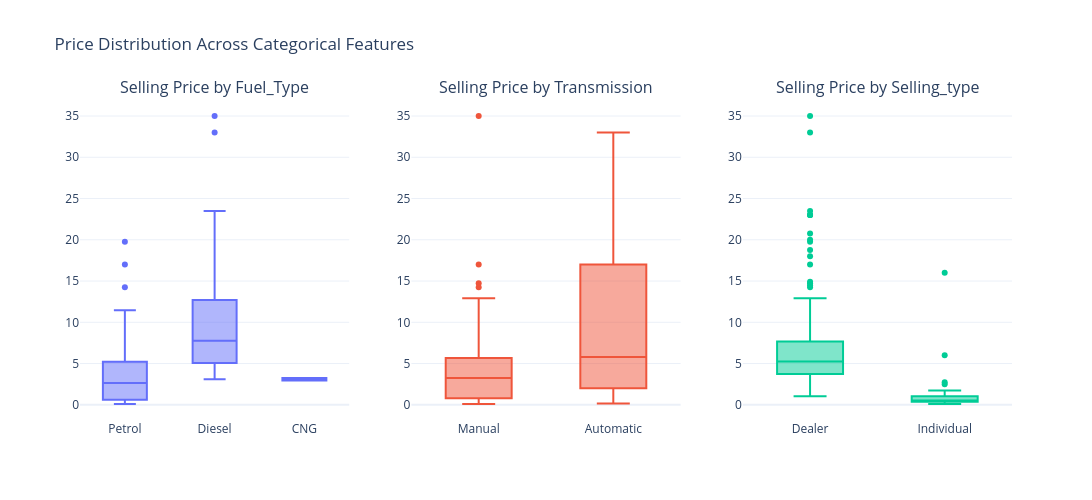

The notebook cell this image was saved under:
### Markdown cell above
### 3.2 Categorical Feature Analysis

### Code cell
cat_features = ['Fuel_Type', 'Transmission', 'Selling_type']

fig = make_subplots(
    rows=1,
    cols=3,
    subplot_titles=[f'Selling Price by {col}' for col in cat_features]
)

for i, col in enumerate(cat_features, start=1):
    order = df.groupby(col)['Selling_Price'].median().sort_values(ascending=False).index
    data = df.copy()
    data[col] = pd.Categorical(data[col], categories=order)
    fig.add_trace(
        go.Box(
            x=data[col],
            y=data['Selling_Price'],
            name=col,
            boxpoints='outliers',
            hovertemplate=f"{col}: %{{x}}<br>Selling Price: %{{y}} Lakhs<extra></extra>"
        ),
        row=1,
        col=i
    )

fig.update_layout(
    title='Price Distribution Across Categorical Features',
    template='plotly_white',
    showlegend=False,
    width=1400,
    height=500
)
fig.show()

### Figure 1 — Plotly figure (JSON) as saved in the notebook; plotly's stock layout.template omitted (floating-point values rounded to 4 significant figures; data arrays with more than 128 entries replaced by an {"elided": "..."} marker saying what was removed)
{"data": [{"boxpoints": "outliers", "hovertemplate": "Fuel_Type: %{x}<br>Selling Price: %{y} Lakhs<extra></extra>", "name": "Fuel_Type", "type": "box", "x": {"elided": "301 str values"}, "xaxis": "x", "y": {"elided": "301 float values"}, "yaxis": "y"}, {"boxpoints": "outliers", "hovertemplate": "Transmission: %{x}<br>Selling Price: %{y} Lakhs<extra></extra>", "name": "Transmission", "type": "box", "x": {"elided": "301 str values"}, "xaxis": "x2", "y": {"elided": "301 float values"}, "yaxis": "y2"}, {"boxpoints": "outliers", "hovertemplate": "Selling_type: %{x}<br>Selling Price: %{y} Lakhs<extra></extra>", "name": "Selling_type", "type": "box", "x": {"elided": "301 str values"}, "xaxis": "x3", "y": {"elided": "301 float values"}, "yaxis": "y3"}], "layout": {"annotations": [{"font": {"size": 16}, "showarrow": false, "text": "Selling Price by Fuel_Type", "x": 0.1444, "xanchor": "center", "xref": "paper", "y": 1, "yanchor": "bottom", "yref": "paper"}, {"font": {"size": 16}, "showarrow": false, "text": "Selling Price by Transmission", "x": 0.5, "xanchor": "center", "xref": "paper", "y": 1, "yanchor": "bottom", "yref": "paper"}, {"font": {"size": 16}, "showarrow": false, "text": "Selling Price by Selling_type", "x": 0.8556, "xanchor": "center", "xref": "paper", "y": 1, "yanchor": "bottom", "yref": "paper"}], "height": 500, "showlegend": false, "title": {"text": "Price Distribution Across Categorical Features"}, "width": 1400, "xaxis": {"anchor": "y", "domain": [0, 0.2889]}, "xaxis2": {"anchor": "y2", "domain": [0.3556, 0.6444]}, "xaxis3": {"anchor": "y3", "domain": [0.7111, 1]}, "yaxis": {"anchor": "x", "domain": [0, 1]}, "yaxis2": {"anchor": "x2", "domain": [0, 1]}, "yaxis3": {"anchor": "x3", "domain": [0, 1]}}}
